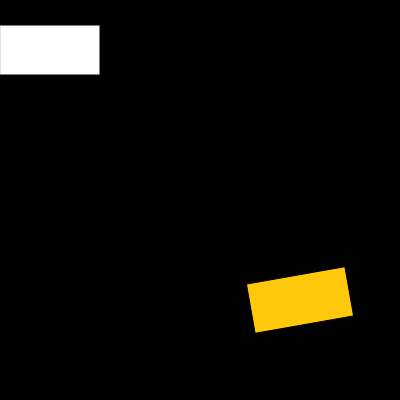
Frame 1 (no input)
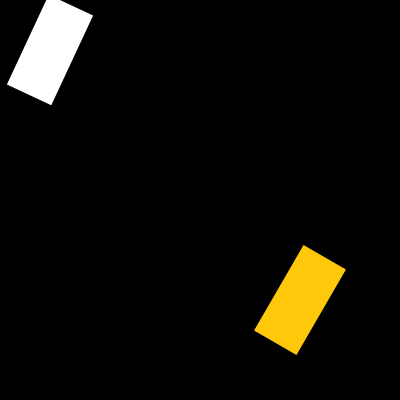
Frame 60 (no input)
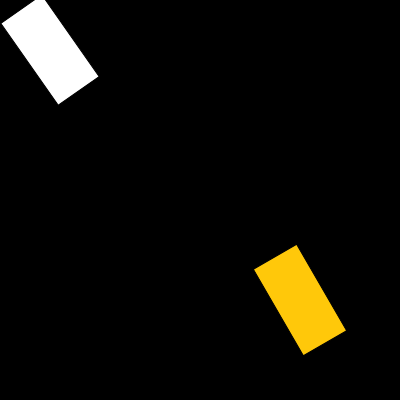
Frame 120 (the mouse pressed at the canvas centre since frame 60)

The p5.js sketch that drew these frames (run headless with seeded random() and noise() and a simulated clock; from frame 60 on, the mouse is pressed at the canvas centre):

// p5.js sketch
// ── sketch.js
let angle = 0;
let x = 50;
let y = 50;

function setup() {
  createCanvas(400, 400);

  // angleMode 定义当时 p5 的角度模式，如果没有定义，默认模式为 RADIANS（弧度）
  angleMode(DEGREES)

  rectMode(CENTER)
}

function draw() {
  background(0);

  push()
  // translate 用于改变当前绘图的坐标原点，使用之后，在之后创建的图形，参考坐标系会参考 translate 的坐标，而不是 画布的坐标
  translate(50, 50)
  // 另外，如果要想使得矩形旋转的情况，x y 轴也发生改变，需要改变的是translate 的左边，而不能改变 rect() 的坐标。


  rotate(angle)
  fill(255)
  rect(0, 0, 100, 50)
  pop()

  // push() 以及 pop() 方法用于存储当前的 translate 画布状态，以及重置画布状态，保证translate 只在 push()和pop() 之间产生作用

  angle += 5

  translate(300, 300)
  rotate(-angle * 2)

  fill(255, 200, 10)
  rect(0, 0, 100, 50)

}
